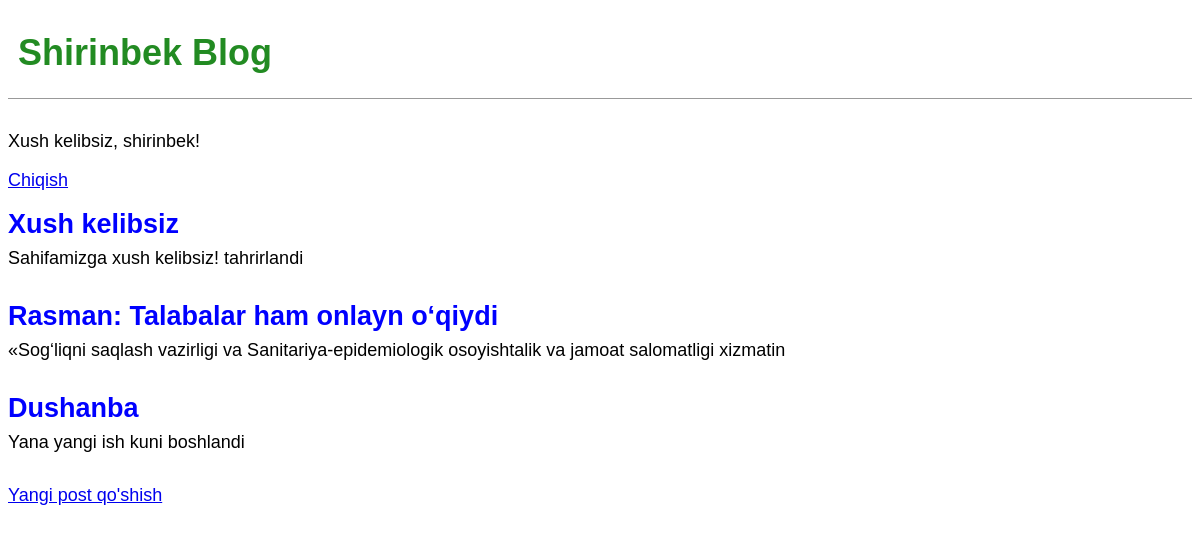
The app's page / (signed in) with its own data.
### blog/models.py (models this page shows, shortened)
class Post(models.Model):
    title=models.CharField(max_length=200)
    author=models.ForeignKey('auth.User',on_delete=models.CASCADE)
    body=models.TextField()

### blog/views.py (the view)
# urls.py: path('',BlogListView.as_view(),name='home'),
class BlogListView(ListView):
    model = Post
    template_name = 'home.html'

### templates/home.html
{% extends 'base.html' %}
{% block content %}
    {% for post in object_list %}
        <div class="post-entry">
            <h2>
                <a href="{% url 'post_detail.html' post.pk %}">{{ post.title }}</a>
            </h2>
            <p>
                {{ post.body | slice:":100" }}
            </p>
        </div>
    {% endfor %}
{% endblock content %}

### templates/base.html (shortened to what this page needs)
{% load static %}
<!DOCTYPE html>
<html lang="en">
<head>
    <link rel="stylesheet" href="{% static 'css/base.css' %}">
</head>
<body>
    <header>
        <h1>
            <a href="{% url 'home' %}">Shirinbek Blog</a>
        </h1>
    </header>
    {% if user.is_authenticated %}
        <p>Xush kelibsiz, {{ user.username }}!</p>
        <p><a href="{% url 'logout' %}">Chiqish</a></p>
    {% else %}
        <p>
            <a href="{% url 'login' %}">Saytga kirish</a> |
            <a href="{% url 'signup' %}">Ro'yxatdan o'tish</a>
        </p>
    {% endif %}
    <div>
        {% block content %}
        {% endblock %}
    </div>
    <footer>
        <a href="{% url 'post_new' %}">Yangi post qo'shish</a>
    </footer>
</body>
</html>

### static/css/base.css (style rules this page uses)
header { border-bottom: 1px solid #999; margin-bottom: 2rem; display: flex; }
body { font-family: 'Noto Sans JP', sans-serif; font-size: 18px; }
header h1 a { color: ForestGreen; text-decoration: none; margin-left: 10px; }
.post-entry { margin-bottom: 2rem; }
.post-entry h2 { margin: 0.5rem 0; }
.post-entry h2 a, .post-entry h2 a:visited { color: blue; text-decoration: none; }
.post-entry p { margin: 0; font-weight: 400; }

### records on screen
Post: title "Xush kelibsiz", body "Sahifamizga xush kelibsiz! tahrirlandi"
Post: title "Rasman: Talabalar ham onlayn o‘qiydi", body "«Sog‘liqni saqlash vazirligi va Sanitariya-epidemiologik osoyishtalik va jamoat salomatligi xizmatin"
Post: title "Dushanba", body "Yana yangi ish kuni boshlandi"

### other values on screen
{{ user.username }} "shirinbek"
